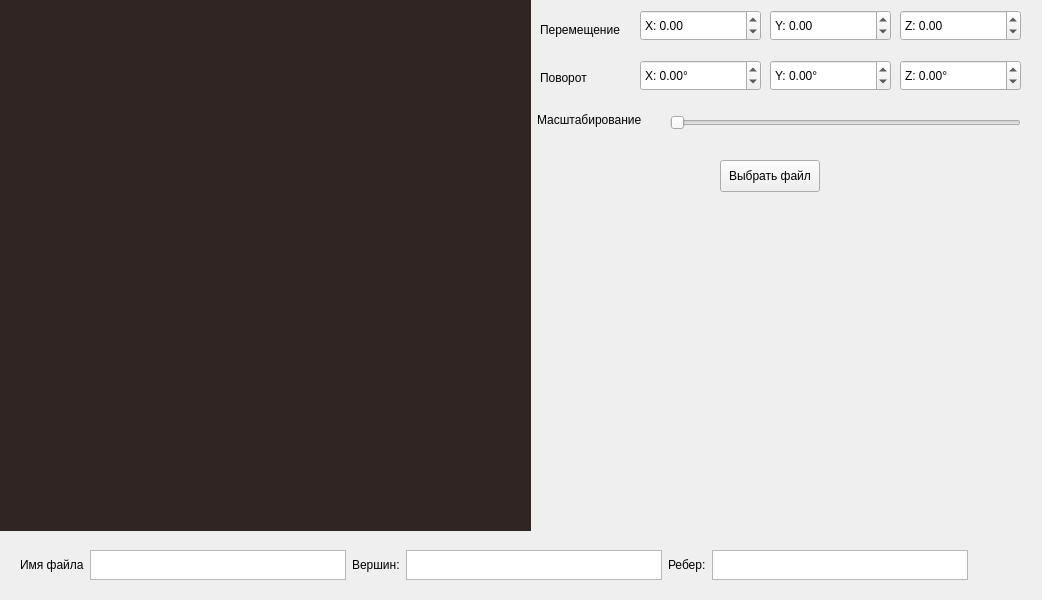
<?xml version="1.0" encoding="UTF-8"?>
<ui version="4.0">
 <class>MainWindow</class>
 <widget class="QMainWindow" name="MainWindow">
  <property name="geometry">
   <rect>
    <x>0</x>
    <y>0</y>
    <width>1042</width>
    <height>600</height>
   </rect>
  </property>
  <property name="windowTitle">
   <string>MainWindow</string>
  </property>
  <widget class="QWidget" name="centralwidget">
   <widget class="QDoubleSpinBox" name="doubleSpinBox_translations_x">
    <property name="geometry">
     <rect>
      <x>640</x>
      <y>10</y>
      <width>121</width>
      <height>31</height>
     </rect>
    </property>
    <property name="specialValueText">
     <string/>
    </property>
    <property name="prefix">
     <string>X: </string>
    </property>
    <property name="minimum">
     <double>-100.000000000000000</double>
    </property>
    <property name="maximum">
     <double>100.000000000000000</double>
    </property>
    <property name="singleStep">
     <double>1.000000000000000</double>
    </property>
   </widget>
   <widget class="QLabel" name="label_6">
    <property name="geometry">
     <rect>
      <x>537</x>
      <y>110</y>
      <width>121</width>
      <height>20</height>
     </rect>
    </property>
    <property name="text">
     <string>Масштабирование</string>
    </property>
   </widget>
   <widget class="QSlider" name="horizontalSlider_scale">
    <property name="geometry">
     <rect>
      <x>670</x>
      <y>110</y>
      <width>351</width>
      <height>25</height>
     </rect>
    </property>
    <property name="minimum">
     <number>10</number>
    </property>
    <property name="maximum">
     <number>200</number>
    </property>
    <property name="orientation">
     <enum>Qt::Horizontal</enum>
    </property>
   </widget>
   <widget class="QDoubleSpinBox" name="doubleSpinBox_translations_z">
    <property name="geometry">
     <rect>
      <x>900</x>
      <y>10</y>
      <width>121</width>
      <height>31</height>
     </rect>
    </property>
    <property name="specialValueText">
     <string/>
    </property>
    <property name="prefix">
     <string>Z: </string>
    </property>
    <property name="minimum">
     <double>-100.000000000000000</double>
    </property>
    <property name="maximum">
     <double>100.000000000000000</double>
    </property>
   </widget>
   <widget class="QLabel" name="label_4">
    <property name="geometry">
     <rect>
      <x>540</x>
      <y>20</y>
      <width>91</width>
      <height>20</height>
     </rect>
    </property>
    <property name="text">
     <string>Перемещение</string>
    </property>
   </widget>
   <widget class="QPushButton" name="pushButton_choose_file">
    <property name="geometry">
     <rect>
      <x>720</x>
      <y>160</y>
      <width>100</width>
      <height>32</height>
     </rect>
    </property>
    <property name="text">
     <string>Выбрать файл</string>
    </property>
   </widget>
   <widget class="QDoubleSpinBox" name="doubleSpinBox_rotation_y">
    <property name="geometry">
     <rect>
      <x>770</x>
      <y>60</y>
      <width>121</width>
      <height>31</height>
     </rect>
    </property>
    <property name="specialValueText">
     <string/>
    </property>
    <property name="prefix">
     <string>Y: </string>
    </property>
    <property name="suffix">
     <string>°</string>
    </property>
    <property name="minimum">
     <double>-360.000000000000000</double>
    </property>
    <property name="maximum">
     <double>360.000000000000000</double>
    </property>
    <property name="singleStep">
     <double>5.000000000000000</double>
    </property>
   </widget>
   <widget class="QWidget" name="layoutWidget_2">
    <property name="geometry">
     <rect>
      <x>20</x>
      <y>550</y>
      <width>987</width>
      <height>32</height>
     </rect>
    </property>
    <layout class="QHBoxLayout" name="horizontalLayout_4">
     <property name="sizeConstraint">
      <enum>QLayout::SetMaximumSize</enum>
     </property>
     <item>
      <widget class="QLabel" name="label_5">
       <property name="sizePolicy">
        <sizepolicy hsizetype="Fixed" vsizetype="Fixed">
         <horstretch>0</horstretch>
         <verstretch>0</verstretch>
        </sizepolicy>
       </property>
       <property name="maximumSize">
        <size>
         <width>16777215</width>
         <height>16</height>
        </size>
       </property>
       <property name="text">
        <string>Имя файла</string>
       </property>
      </widget>
     </item>
     <item>
      <widget class="QTextEdit" name="textEdit_filename_2">
       <property name="sizePolicy">
        <sizepolicy hsizetype="Fixed" vsizetype="MinimumExpanding">
         <horstretch>0</horstretch>
         <verstretch>0</verstretch>
        </sizepolicy>
       </property>
       <property name="maximumSize">
        <size>
         <width>16777215</width>
         <height>30</height>
        </size>
       </property>
       <property name="readOnly">
        <bool>true</bool>
       </property>
       <property name="html">
        <string>&lt;!DOCTYPE HTML PUBLIC &quot;-//W3C//DTD HTML 4.0//EN&quot; &quot;http://www.w3.org/TR/REC-html40/strict.dtd&quot;&gt;
&lt;html&gt;&lt;head&gt;&lt;meta name=&quot;qrichtext&quot; content=&quot;1&quot; /&gt;&lt;meta charset=&quot;utf-8&quot; /&gt;&lt;style type=&quot;text/css&quot;&gt;
p, li { white-space: pre-wrap; }
hr { height: 1px; border-width: 0; }
li.unchecked::marker { content: &quot;\2610&quot;; }
li.checked::marker { content: &quot;\2612&quot;; }
&lt;/style&gt;&lt;/head&gt;&lt;body style=&quot; font-family:'.AppleSystemUIFont'; font-size:13pt; font-weight:400; font-style:normal;&quot;&gt;
&lt;p style=&quot; margin-top:0px; margin-bottom:0px; margin-left:0px; margin-right:0px; -qt-block-indent:0; text-indent:0px;&quot;&gt; &lt;/p&gt;&lt;/body&gt;&lt;/html&gt;</string>
       </property>
       <property name="overwriteMode">
        <bool>false</bool>
       </property>
      </widget>
     </item>
     <item>
      <widget class="QLabel" name="label_7">
       <property name="sizePolicy">
        <sizepolicy hsizetype="Fixed" vsizetype="Fixed">
         <horstretch>0</horstretch>
         <verstretch>0</verstretch>
        </sizepolicy>
       </property>
       <property name="maximumSize">
        <size>
         <width>16777215</width>
         <height>16</height>
        </size>
       </property>
       <property name="text">
        <string>Вершин:</string>
       </property>
      </widget>
     </item>
     <item>
      <widget class="QTextEdit" name="textEdit_edges_count_2">
       <property name="sizePolicy">
        <sizepolicy hsizetype="Fixed" vsizetype="MinimumExpanding">
         <horstretch>0</horstretch>
         <verstretch>0</verstretch>
        </sizepolicy>
       </property>
       <property name="maximumSize">
        <size>
         <width>16777215</width>
         <height>30</height>
        </size>
       </property>
       <property name="readOnly">
        <bool>true</bool>
       </property>
      </widget>
     </item>
     <item>
      <widget class="QLabel" name="label_10">
       <property name="sizePolicy">
        <sizepolicy hsizetype="Fixed" vsizetype="Fixed">
         <horstretch>0</horstretch>
         <verstretch>0</verstretch>
        </sizepolicy>
       </property>
       <property name="maximumSize">
        <size>
         <width>16777215</width>
         <height>16</height>
        </size>
       </property>
       <property name="text">
        <string>Ребер:</string>
       </property>
      </widget>
     </item>
     <item>
      <widget class="QTextEdit" name="textEdit_verticles_count_2">
       <property name="sizePolicy">
        <sizepolicy hsizetype="Fixed" vsizetype="MinimumExpanding">
         <horstretch>0</horstretch>
         <verstretch>0</verstretch>
        </sizepolicy>
       </property>
       <property name="maximumSize">
        <size>
         <width>16777215</width>
         <height>30</height>
        </size>
       </property>
       <property name="readOnly">
        <bool>true</bool>
       </property>
      </widget>
     </item>
    </layout>
   </widget>
   <widget class="QDoubleSpinBox" name="doubleSpinBox_rotation_x">
    <property name="geometry">
     <rect>
      <x>640</x>
      <y>60</y>
      <width>121</width>
      <height>31</height>
     </rect>
    </property>
    <property name="specialValueText">
     <string/>
    </property>
    <property name="prefix">
     <string>X: </string>
    </property>
    <property name="suffix">
     <string>°</string>
    </property>
    <property name="minimum">
     <double>-360.000000000000000</double>
    </property>
    <property name="maximum">
     <double>360.000000000000000</double>
    </property>
    <property name="singleStep">
     <double>5.000000000000000</double>
    </property>
   </widget>
   <widget class="MyOpenGLWidget" name="widget" native="true">
    <property name="geometry">
     <rect>
      <x>0</x>
      <y>0</y>
      <width>531</width>
      <height>531</height>
     </rect>
    </property>
    <property name="styleSheet">
     <string notr="true">background-color: rgb(48, 37, 34)</string>
    </property>
   </widget>
   <widget class="QLabel" name="label_12">
    <property name="geometry">
     <rect>
      <x>540</x>
      <y>70</y>
      <width>91</width>
      <height>16</height>
     </rect>
    </property>
    <property name="text">
     <string>Поворот</string>
    </property>
   </widget>
   <widget class="QDoubleSpinBox" name="doubleSpinBox_rotation_z">
    <property name="geometry">
     <rect>
      <x>900</x>
      <y>60</y>
      <width>121</width>
      <height>31</height>
     </rect>
    </property>
    <property name="specialValueText">
     <string/>
    </property>
    <property name="prefix">
     <string>Z: </string>
    </property>
    <property name="suffix">
     <string>°</string>
    </property>
    <property name="minimum">
     <double>-360.000000000000000</double>
    </property>
    <property name="maximum">
     <double>360.000000000000000</double>
    </property>
    <property name="singleStep">
     <double>5.000000000000000</double>
    </property>
   </widget>
   <widget class="QDoubleSpinBox" name="doubleSpinBox_translations_y">
    <property name="geometry">
     <rect>
      <x>770</x>
      <y>10</y>
      <width>121</width>
      <height>31</height>
     </rect>
    </property>
    <property name="specialValueText">
     <string/>
    </property>
    <property name="prefix">
     <string>Y: </string>
    </property>
    <property name="minimum">
     <double>-100.000000000000000</double>
    </property>
    <property name="maximum">
     <double>100.000000000000000</double>
    </property>
   </widget>
  </widget>
 </widget>
 <customwidgets>
  <customwidget>
   <class>MyOpenGLWidget</class>
   <extends>QWidget</extends>
   <header location="global">myopenglwidget.h</header>
   <container>1</container>
  </customwidget>
 </customwidgets>
 <resources/>
 <connections/>
</ui>
